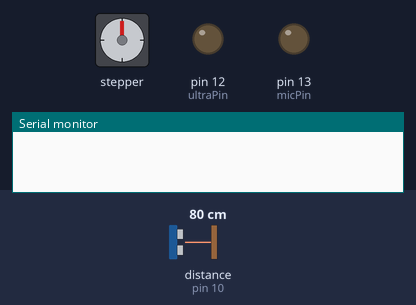
Recording of a sketch running on a simulated Arduino Uno, built with avr-gcc and run on an emulated ATmega328P. Shown: stepper motor, output pins drawn as LEDs (lit = HIGH), the last lines printed to the serial monitor. The test bench sets the inputs (shaded band); at power-on: distance to the obstacle (sensor on pin 10) 80 cm. The echo pulse lasts 58.3 µs per cm; stepper angles assume 200 steps per turn; pins used as bus, display or sensor lines are not drawn.

Above: at 8.3 s.
8.4 s: distance to the obstacle (sensor on pin 10) set to 274 cm
9.9 s: distance to the obstacle (sensor on pin 10) set to 284 cm
11.4 s: distance to the obstacle (sensor on pin 10) set to 88 cm
12.9 s: distance to the obstacle (sensor on pin 10) set to 79 cm
14.4 s: distance to the obstacle (sensor on pin 10) set to 299 cm
At 14.62 s:
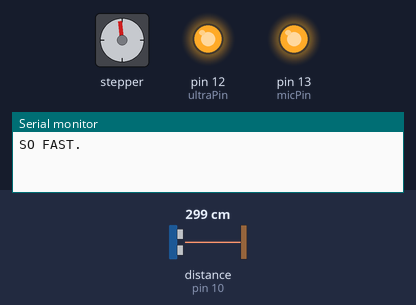
At 17.1 s:
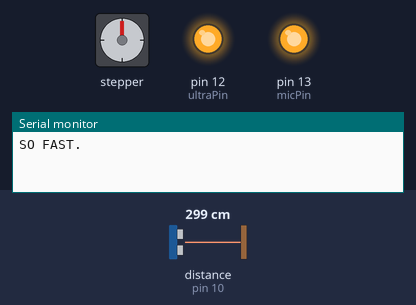
Timing chart, 0 to 18.4 s (numbered marks = the images above; inputs shaded):
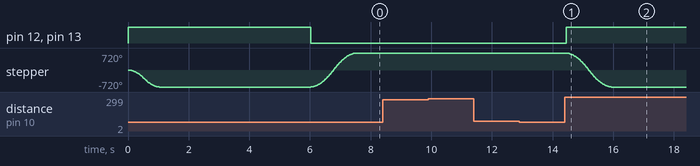

The sketch:

MOTSENScode4website.ino
```cpp
#include <SpeedyStepper.h>
//************** CODE FOR ARDUINO NUMBER ONE OF THE WISP. PLUGS INTO STEPPER AND SENSOR******
const int MOTOR_STEP_PIN = 9;
const int MOTOR_DIRECTION_PIN = 8;
const int stepperSpeed = 100 * 16;  //Configured for 8x microstepping
const int maxSteps = 25 * 16;   //Where 25 * 16 == fully open and 0 == fully closed

//For distance sensor
const int trigPin = 11;
const int echoPin = 10;

//For sending commands to Arduino 2
const int ultraPin = 12;
const int micPin = 13;

//Cutoff values for distance and velocity
const int distThresh = 40;
const int velThresh = 200;

//variables for calculating distance and velocity
long duration;
float distance, vel;
unsigned long lastVT;
int dT = 100;
long lastDist = 0;

//triggers for timid and trust behavior
bool timTrig = false;
bool trustTrig = false;

//timid variables
unsigned long timidTime;
unsigned long timidInt = 10000;

//motor variables
int currentSteps = maxSteps;  //For tracking current motor position
bool openFlag = true;
bool closedFlag = false;
bool peeked = false;
unsigned long peekTime;
unsigned long peekInt = 4000;
SpeedyStepper stepper;  //Create stepper object

void setup()
{
  //Set up pins
  pinMode(trigPin, OUTPUT);
  pinMode(echoPin, INPUT);
  pinMode(ultraPin, OUTPUT);
  pinMode(micPin, OUTPUT);
  Serial.begin(9600);   //Initialize Serial monitor
  stepper.connectToPins(MOTOR_STEP_PIN, MOTOR_DIRECTION_PIN);   //connect stepper object
}


void loop()
{
  //Reset default stepper speed and acceleration
  stepper.setSpeedInStepsPerSecond(stepperSpeed);
  stepper.setAccelerationInStepsPerSecondPerSecond(stepperSpeed);

  //Check current position of motor, set flags accordingly
  if (currentSteps >= maxSteps) {
    openFlag = true;
    closedFlag = false;
  }
  if (currentSteps <= 0) {
    closedFlag = true;
    openFlag = false;
  }
  if (currentSteps > 0 && currentSteps < maxSteps) {
    openFlag = false;
    closedFlag = false;
  }

  //Collect & process distance sensor data
  if (millis() - lastVT >= dT) {
    digitalWrite(trigPin, LOW);
    delayMicroseconds(2);
    digitalWrite(trigPin, HIGH);
    delayMicroseconds(10);
    digitalWrite(trigPin, LOW);

    duration = pulseIn(echoPin, HIGH);
    distance = (duration / 2) / 29.1;
    float diff = distance - lastDist;
    vel = abs(diff);  //calculate the "velocity" for every dT
    if (abs(distance - lastDist) >= velThresh) {
      Serial.println("SO FAST.");
    }
    lastDist = distance; //save current distance for next iteration
    lastVT = millis();
  }
//*************************************   BEHAVIORS   ******************************************
  //STOIC:
  if (distance > distThresh && vel < velThresh) {
    digitalWrite(ultraPin, LOW);  //send signal to Arduino 2
    digitalWrite(micPin, LOW);
    timTrig = false;
    trustTrig = false;
 // **** STOIC ****
    // Check if moving is safe
    if (!openFlag) {
      stepper.moveToPositionInSteps(maxSteps - currentSteps); //Move
      if (stepper.motionComplete()) {
        currentSteps += (maxSteps - currentSteps);  //Update the current motor position
      }
    }
  }
//****** END STOIC ******

  //TIMID INITIALIZATION
  if (distance < distThresh && vel < velThresh && timTrig == true) {
    timidTime = millis();   //initialize timid counter
    timTrig = false;
  }

  //***** TRUSTING *******
  if (trustTrig == true && millis() - timidTime > timidInt) {
    //Write to Arduino 2
    digitalWrite(ultraPin, LOW);
    digitalWrite(micPin, HIGH);
    timTrig = false;

    //Check if safe to move motor
    int trustInt = 10 * 16;
    if (currentSteps + trustInt <= maxSteps && !openFlag) {
      stepper.moveToPositionInSteps(currentSteps + trustInt);
      if (stepper.motionComplete()) {
        currentSteps += trustInt; //Update current position
      }
    }
  }
  //**** END TRUSTING ***

  //***** TIMID *****
  if (millis() - timidTime < timidInt) {
    if (distance < distThresh && vel < velThresh) {
      //Write to Arduino 2
      digitalWrite(ultraPin, HIGH);
      digitalWrite(micPin, LOW);
      trustTrig = true;
      //Check if motor can move
      if (currentSteps + 10 * 16 <= maxSteps && !openFlag) {
        if (peeked == false) {
          peekTime = millis();

          //Opens for slightly for peekInt seconds
          if (millis() - peekTime < peekInt) {
            stepper.setSpeedInStepsPerSecond(50 * 16);
            stepper.setAccelerationInStepsPerSecondPerSecond(50 * 16);
            stepper.moveToPositionInSteps(currentSteps + 10 * 16);
            if (stepper.motionComplete()) {
              currentSteps += 10 * 16;  //update position of motor
              peeked = true;
            }
          }
        }

        //Closes after peeking
        if (millis() - peekTime >= peekInt) {
          if (peeked) {
            stepper.moveToPositionInSteps(currentSteps - (10 * 16));
            if (stepper.motionComplete()) {
              currentSteps += -(10 * 16);  //update position
              peeked = false;
              peekTime = millis();  //reset timer
            }
          }
        }
      }
    }
  }
//****** END TIMID *****

  //****** SCARED *******
  if (distance <= 10 or vel > velThresh) {
    digitalWrite(ultraPin, HIGH);
    digitalWrite(micPin, HIGH);
    if (!closedFlag) {
      stepper.moveToPositionInSteps(-maxSteps);
      if (stepper.motionComplete()) {
        currentSteps += -maxSteps;
      }
    }
    delay(5000);
    timTrig = true;
    trustTrig = false;
  }
  //********* END SCARED ******
}
```

Measured:
- after the input at 8.4 s, every drawn part: stays the same
- after the input at 9.9 s, every drawn part: stays the same
- after the input at 11.4 s, every drawn part: stays the same
- after the input at 12.9 s, every drawn part: stays the same
- after the input at 14.4 s, pin 12 (ultraPin), pin 13 (micPin): LOW → HIGH after 0.05 s; stepper: turns 1440° counter-clockwise in 1.5 s, starting after 0.05 s
- by itself, stepper: turns 720° counter-clockwise in 1.0 s, then 1440° clockwise in 1.5 s
